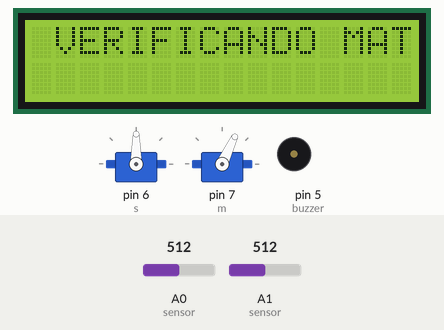
This sketch was run on a simulated Arduino Uno, built with avr-gcc and run on an emulated ATmega328P. Parts: 2 × servo, 16×2 character LCD, buzzer (waves = sounding). Inputs (shaded band) come from the test bench; at power-on: A0 (sensor) = 512, A1 (sensor) = 512. WiFi joins after 1.5 s; servers stay silent unless stated; what the sketch prints to the serial monitor is not drawn.

Above: at 3.7 s.
3.8 s: A0 (sensor) set to 479
At 6.0 s:
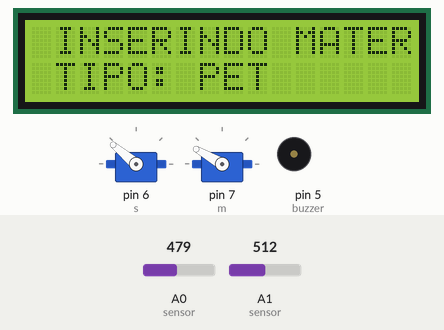
6.8 s: A0 (sensor) set to 309
9.5 s: A0 (sensor) set to 290
At 12.4 s:
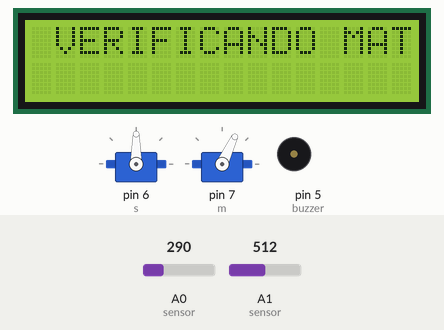
12.5 s: A1 (sensor) set to 204
15.5 s: A1 (sensor) set to 180
At 16.3 s:
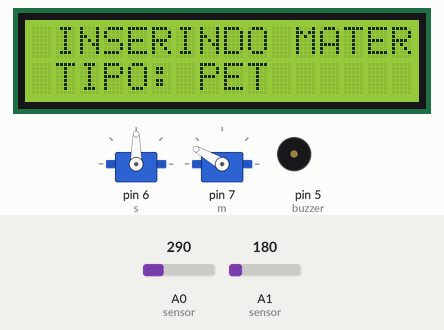
18.0 s: A1 (sensor) set to 40
At 20.5 s:
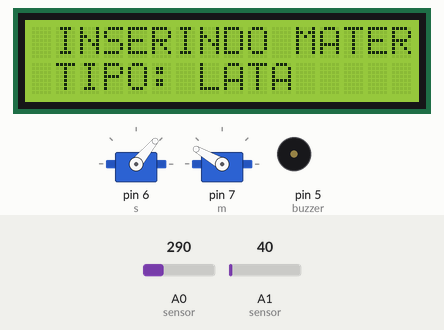
Timing chart, 0 to 22.0 s (numbered marks = the images above; inputs shaded):
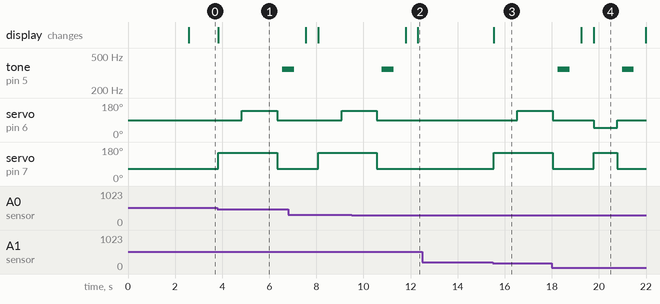

The sketch:

main.ino
```cpp
// INCLUSÃO DA BIBLIOTECA NECESSÁRIA
#include <Arduino.h>
// Biblioteca Servo Motor
#include <Servo.h>
// Biblioteca LiquidCrystal(LCD)
#include <LiquidCrystal.h>
// Biblioteca Sensor Ultrassonico
#include <Ultrasonic.h>
// Bibliotecas Shild
#include <SPI.h>
#include <Ethernet.h>

Servo s; // Variável Servo Motor 9G
Servo m; // Variável Servo Motor 15KG

// Pinagem do LCD
LiquidCrystal lcd(9, 8, 3, 2, 1, 0);

// Constante que representa os pinos onde o Sensor Ultrassonico para Pets será ligado
#define PINO_PET_TRIGGER 13
#define PINO_PET_ECHO 12

// Constante que representa os pinos onde o Sensor Ultrassonico para Latas será ligado
#define PINO_LATA_TRIGGER 11
#define PINO_LATA_ECHO 10

Ultrasonic ultrasonicPet(PINO_PET_TRIGGER, PINO_PET_ECHO);
Ultrasonic ultrasonicLata(PINO_LATA_TRIGGER, PINO_LATA_ECHO);

float distanciaPet;
float distanciaLata;

// Constante que representa o pino onde o positivo do buzzer será ligado.
const int buzzer = 5;

bool inserindo = false;

String mensagem;

String urlInsert = "GET /soft-ui-dashboard-main/php-teste/teste.php?exemplo=";

// Definicoes de IP, mascara de rede e gateway
byte mac[] = {0xDE, 0xAD, 0xBE, 0xEF, 0xFE, 0xED};

IPAddress server(10, 0, 0, 3);
IPAddress ip(10, 0, 0, 66);
IPAddress myDns(10, 0, 0, 2);

// Inicializa o servidor web na porta 80
EthernetClient client;

// Variables to measure the speed
unsigned long beginMicros, endMicros;

void setup()
{
  _imprimeLCD("MAQUINA RECICLAVEL", "");

  s.attach(6);
  m.attach(7);
  s.write(90); // Inicia Servo Motor 9 G posição inicial
  m.write(65); // Inicia Servo Motor 15KG posição inicial

  lcd.begin(16, 2); // Inicia o lcd de 16x2

  pinMode(buzzer, OUTPUT); // Define o pino buzzer como de saída.

  // start the Ethernet connection:
  Serial.println("Inicializar Ethernet com DHCP:");
  if (Ethernet.begin(mac) == 0)
  {
    Serial.println("Falha ao configurar Ethernet usando DHCP");
    // Check for Ethernet hardware present
    if (Ethernet.hardwareStatus() == EthernetNoHardware)
    {
      Serial.println("O escudo Ethernet não foi encontrado. Desculpe, não pode ser executado sem hardware. :(");
      while (true)
      {
        delay(1); // do nothing, no point running without Ethernet hardware
      }
    }
    if (Ethernet.linkStatus() == LinkOFF)
    {
      Serial.println("O cabo Ethernet não está conectado.");
    }
    // try to congifure using IP address instead of DHCP:
    Ethernet.begin(mac, ip, myDns);
  }
  else
  {
    Serial.print(" DHCP atribuída IP ");
    Serial.println(Ethernet.localIP());
  }

  // give the Ethernet shield a second to initialize:
  delay(1000);
  Serial.print("conectando à ");
  Serial.print(server);
  Serial.println("...");

  // Velocidade de transmissão da porta serial
  Serial.begin(9600);
}

void loop()
{
  bool _isError = _tratamentoError();

  if (!_isError)
  {
    if (!inserindo)
    {
      _imprimeLCD("VERIFICANDO MATERIAL", "");
      Serial.print("Verificando material");
      inserindo = true;

      int luz1 = analogRead(A0); // Lê a porta que o sensor esta instalado
      int luz2 = analogRead(A1); // Lê a porta que o sensor esta instalado

      if ((luz1 <= 490 && luz1 >= 300) || (luz2 <= 190 && luz2 >= 100))
      {
        _imprimeLCD("INSERINDO MATERIAL", "TIPO: PET");
        Serial.print("Material inserido Pet");
        m.write(150);
        delay(1000);
        s.write(140);
        delay(1500);
        s.write(90);
        m.write(65);

        mensagem = urlInsert + "1";
        enviaRequisicao(mensagem);
        Serial.println(mensagem);

        _toqueBuzzer();
        inserindo = false;
        _imprimeLCD("MAQUINA RECICLAVEL", "");
        delay(500);
      }

      if ((luz1 <= 50 && luz1 >= 0) || (luz2 <= 50 && luz2 >= 0))
      {
        _imprimeLCD("INSERINDO MATERIAL", "TIPO: LATA");
        Serial.print("Inserido material Lata");
        s.write(50);
        m.write(150);
        delay(1000);
        s.write(90);
        m.write(65);

        mensagem = urlInsert + "2";
        enviaRequisicao(mensagem);
        Serial.println(mensagem);

        _toqueBuzzer();
        _imprimeLCD("MAQUINA RECICLAVEL", "");
        inserindo = false;
      }

      inserindo = false;
    }
  }
  else
  {
    _imprimeLCD("SISTEMA TEMPORARIAMENTE INDISPONIVEL", "");
  }
}

void _toqueBuzzer()
{
  // Ligando o buzzer com uma frequencia de 350 hz.
  tone(buzzer, 350);
  delay(500);

  // Desligando o buzzer.
  noTone(buzzer);
  delay(500);
}

void _imprimeLCD(String title, String subTitle)
{
  lcd.clear();         // Limpa o display
  lcd.setCursor(1, 0); // 2 colunas para a direita 0 = Primeira linha
  lcd.print(title);

  lcd.setCursor(1, 1); // 2 colunas para a direita 1 = Segunda linha
  lcd.print(subTitle);
}

/// Método responsável por calcular a distancia dos sensores
void _verificaDeposito()
{
  // Le e armazena as informacoes do sensor ultrasonico Pets
  long microsecPet = ultrasonicPet.timing();
  distanciaPet = ultrasonicPet.convert(microsecPet, Ultrasonic::CM);

  // Le e armazena as informacoes do sensor ultrasonico Latas
  long microsecLat = ultrasonicLata.timing();
  distanciaLata = ultrasonicLata.convert(microsecLat, Ultrasonic::CM);

  delay(500);
}

bool _tratamentoError()
{
  if (inserindo = false)
  {
    _imprimeLCD("VERIFICANDO SISTEMA", "");
    Serial.print("Iniciado tratamento de Error \n");

    _verificaDeposito(); // Verifica deposito de Latas e Pets

    int luz1 = analogRead(A0); // Lê a porta que o sensor esta instalado
    int luz2 = analogRead(A1); // Lê a porta que o sensor esta instalado

    // Imprimi o valor lido na tela monitor serial da IDE
    Serial.print("LUZ1: ");
    Serial.println(luz1);
    Serial.print("LUZ2: ");
    Serial.println(luz2);
    Serial.print("Deposito Pet: ");
    Serial.println(distanciaPet);
    Serial.print("Deposito Lata: ");
    Serial.println(distanciaLata);

    if (distanciaPet <= 10)
    {
      Serial.print("Deposito de garrafas PETs está cheio");

      return true;
    }

    if (distanciaLata <= 10)
    {
      Serial.print("Deposito de latas está cheio");

      return true;
    }

    if ((luz1 >= 0 && luz1 <= 10) || (luz2 >= 0 && luz2 <= 10))
    {
      Serial.print("LEDs ou Sensores com problemas");

      return true;
    }

    return false;
  }

  return false;
}

void enviaRequisicao(String mensagem)
{
  if (client.connect(server, 80))
  {
    Serial.print("conectado a ");
    Serial.println(client.remoteIP());
    client.println(mensagem);
  }
  else
  {
    Serial.println("conexão falhou");
  }

  beginMicros = micros();
}
```

Measured:
- the behaviour switches between 491 and 490 on A0 (sensor) (found by bisection; images 0 and 1)
- the behaviour switches between 300 and 299 on A0 (sensor) (found by bisection; images 1 and 2)
- the behaviour switches between 191 and 190 on A1 (sensor) (found by bisection; images 2 and 3)
- after the input at 3.8 s, tone on pin 5 (buzzer): silent → 350 Hz after 2.8 s; servo on pin 6 (s): 90° → 140° after 1.0 s, → 90° 1.5 s later; servo on pin 7 (m): 65° → 150° at once, → 65° 2.5 s later; the display: changes at once (image 1)
- after the input at 9.5 s, the display: first differs from a run without the input after 2.8 s (image 2)
- after the input at 12.5 s, every drawn part: stays the same
- after the input at 15.5 s, servo on pin 6 (s): 90° → 140° after 1.0 s; servo on pin 7 (m): 65° → 150° at once; the display: changes at once (image 3)
- after the input at 18.0 s, the display: first differs from a run without the input after 1.8 s (image 4)
